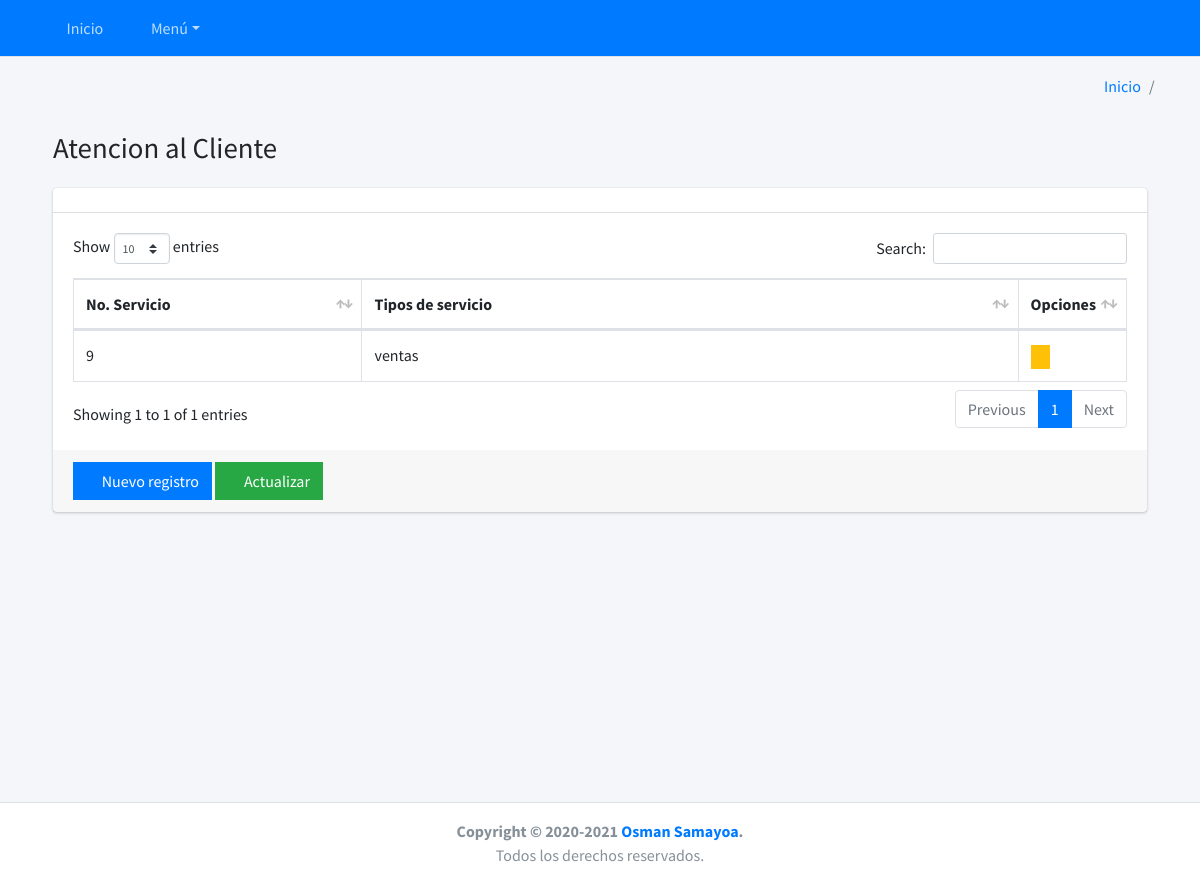
Before: /ordenes/lista-ordenes-servicios/ with the older database file.
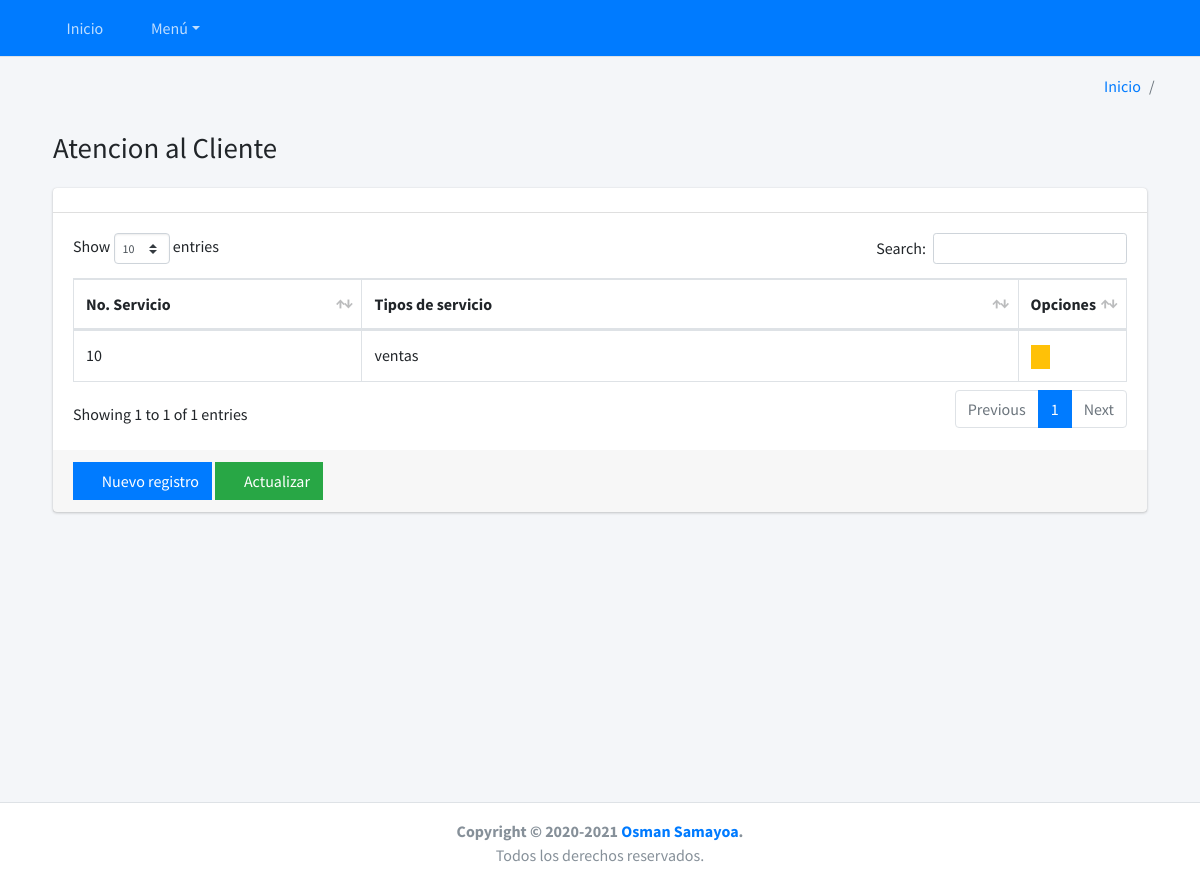
After: the same page with the newer database file.
### ordenes/models.py (models this page shows, shortened)
class Servicio(BaseModel):
    username = models.ForeignKey(settings.AUTH_USER_MODEL, on_delete=models.CASCADE, blank=True, null=True)
    tipo_servicio = models.ForeignKey(TiposServicio, on_delete=models.CASCADE)
    no_servicio = models.AutoField(primary_key=True)
    orden_generada = models.BooleanField(default = True)
    orden_transito = models.BooleanField(default = False)
    class Meta:
        verbose_name = 'Servicio'
        verbose_name_plural = 'Servicios'
        db_table = 'servicio'

class TiposServicio(BaseModel):
    username = models.ForeignKey(settings.AUTH_USER_MODEL, on_delete=models.CASCADE, blank=True, null=True)
    name = models.CharField('Variedad de servicios', max_length=150)
    def __str__(self):
        return self.name
    class Meta:
        verbose_name = 'Tipo de servicio'
        verbose_name_plural = 'Tipos de servicio'
        db_table = 'TipoServicio'

### ordenes/views.py (the view)
# urls.py: path('lista-ordenes-servicios/', OrdenServicio.as_view(), name='lista_ordenes_servicios'),
class OrdenServicio(ListView):
    model =  Servicio
    template_name = 'ordenes/list_orden_servicio.html'
    def get_queryset(self):
        tiket = self.model.objects.latest('date_creation')
        return  tiket
    def get_context_data(self , *args , **kwargs):
        context = super().get_context_data(*args, **kwargs)
        context ['title'] = 'Atencion al Cliente'
        context['list_url'] = reverse_lazy('ordenes:lista_ordenes_servicios')
        context['new_url'] = reverse_lazy('ordenes:new_ordenes_servicios')
        context['url_home'] = reverse_lazy('bases:home')
        return context

### ordenes/templates/ordenes/list_orden_servicio.html
{% extends 'base/list.html' %}
{% block columns %}
  <tr>
    <th scope="col" style="width: 30%" >No. Servicio</th>
    <th scope="col" style="width: 90%" >Tipos de servicio</th>
    <th class="all">Opciones</th>
  </tr>
{% endblock %}
{% block rows %}
  <tr>
    <td>{{object_list.no_servicio}}</td>
    <td>{{object_list.tipo_servicio}}</td>
    <td>
      <a href="#" class="btn btn-warning btn-xs btn-flat">
        <i class="fas fa-edit"></i></a>
    </td>
  </tr>
{% endblock %}

Changed rows visible on the page:
no longer on this page (row unchanged): Servicio: no_servicio "9", tipo_servicio "ventas"
added Servicio: no_servicio "10", tipo_servicio "ventas"
